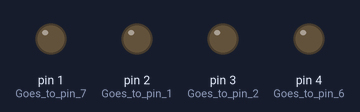
The sketch below on a simulated Arduino Uno, built with avr-gcc and run on an emulated ATmega328P. Shown: output pins drawn as LEDs (lit = HIGH).

Above: at 0.2 s.
At 1.2 s:
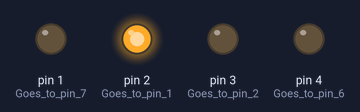
At 1.7 s:
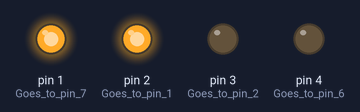
At 2.7 s:
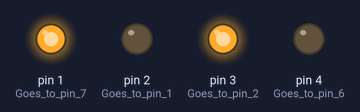
At 4.2 s:
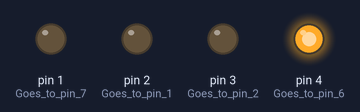
At 5.7 s:
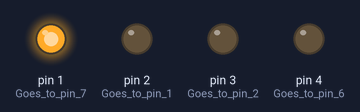
Timing chart, 0 to 6.5 s (numbered marks = the images above):
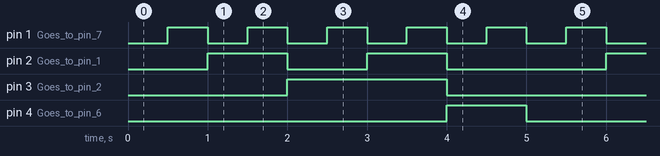

The sketch:

BCD-7seg-Runner.ino
```cpp
/*
  This program was made to test a BCD to 7-Segment decoder chip.

  Arduino:  7446 Chip:
  5v      -   Vcc (Pin 16)
  GND     -   Ground (Pin 8)
  Pin 1   -   Pin 7
  Pin 2   -   Pin 1
  Pin 3   -   Pin 2
  Pin 4   -   Pin 6
*/

int n = 0;

void setup() {
  // put your setup code here, to run once:
  pinMode(1,OUTPUT); // Goes to pin 7
  pinMode(2,OUTPUT); // Goes to pin 1
  pinMode(3,OUTPUT); // Goes to pin 2
  pinMode(4,OUTPUT); // Goes to pin 6

  randomSeed(analogRead(0));
}

void loop() {
  // put your main code here, to run repeatedly:
  ///*
  if(n>9){
    n = 0;
  }

  binaryEncoder(n);
  n += 1;
  //*/
  //binaryEncoder(random(10));
  delay(500);
}

void binaryEncoder(int number){
  switch(number){
    case 0:
      digitalWrite(1,LOW);
      digitalWrite(2,LOW);
      digitalWrite(3,LOW);
      digitalWrite(4,LOW);
      break;
    case 1:
      digitalWrite(1,HIGH);
      digitalWrite(2,LOW);
      digitalWrite(3,LOW);
      digitalWrite(4,LOW);
      break;
    case 2:
      digitalWrite(1,LOW);
      digitalWrite(2,HIGH);
      digitalWrite(3,LOW);
      digitalWrite(4,LOW);
      break;
    case 3:
      digitalWrite(1,HIGH);
      digitalWrite(2,HIGH);
      digitalWrite(3,LOW);
      digitalWrite(4,LOW);
      break;
    case 4:
      digitalWrite(1,LOW);
      digitalWrite(2,LOW);
      digitalWrite(3,HIGH);
      digitalWrite(4,LOW);
      break;
    case 5:
      digitalWrite(1,HIGH);
      digitalWrite(2,LOW);
      digitalWrite(3,HIGH);
      digitalWrite(4,LOW);
      break;
    case 6:
      digitalWrite(1,LOW);
      digitalWrite(2,HIGH);
      digitalWrite(3,HIGH);
      digitalWrite(4,LOW);
      break;
    case 7:
      digitalWrite(1,HIGH);
      digitalWrite(2,HIGH);
      digitalWrite(3,HIGH);
      digitalWrite(4,LOW);
      break;
    case 8:
      digitalWrite(1,LOW);
      digitalWrite(2,LOW);
      digitalWrite(3,LOW);
      digitalWrite(4,HIGH);
      break;
    case 9:
      digitalWrite(1,HIGH);
      digitalWrite(2,LOW);
      digitalWrite(3,LOW);
      digitalWrite(4,HIGH);
      break;
    case 10:
      digitalWrite(1,LOW);
      digitalWrite(2,HIGH);
      digitalWrite(3,LOW);
      digitalWrite(4,HIGH);
      break;
    case 11:
      digitalWrite(1,HIGH);
      digitalWrite(2,HIGH);
      digitalWrite(3,LOW);
      digitalWrite(4,HIGH);
      break;
    case 12:
      digitalWrite(1,LOW);
      digitalWrite(2,LOW);
      digitalWrite(3,HIGH);
      digitalWrite(4,HIGH);
      break;
    case 13:
      digitalWrite(1,HIGH);
      digitalWrite(2,LOW);
      digitalWrite(3,HIGH);
      digitalWrite(4,HIGH);
      break;
    case 14:
      digitalWrite(1,LOW);
      digitalWrite(2,HIGH);
      digitalWrite(3,HIGH);
      digitalWrite(4,HIGH);
      break;
    case 15:
      digitalWrite(1,HIGH);
      digitalWrite(2,HIGH);
      digitalWrite(3,HIGH);
      digitalWrite(4,HIGH);
      break;
    default:
      digitalWrite(1,LOW);
      digitalWrite(2,LOW);
      digitalWrite(3,LOW);
      digitalWrite(4,LOW);
      break;
  }
}
```

Measured:
- by itself, pin 1 (Goes_to_pin_7): alternates HIGH for 0.50 s and LOW for 0.50 s
- by itself, pin 2 (Goes_to_pin_1): repeats every 5.0 s: LOW 1.0 s, HIGH 1.0 s, LOW 2.0 s, HIGH 1.0 s
- by itself, pin 3 (Goes_to_pin_2): alternates HIGH for 2.0 s and LOW for 3.0 s
- by itself, pin 4 (Goes_to_pin_6): alternates HIGH for 1.0 s and LOW for 4.0 s
